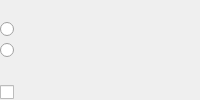
<?xml version="1.0" encoding="UTF-8"?>
<ui version="4.0">
<widget class="QWidget" name="form">
    <layout class="QVBoxLayout">
        <property name="margin"><number>0</number></property>

        <item><widget class="QLabel" name="label"></widget></item>

        <item><widget class="QRadioButton" name="buttonA"></widget></item>
        <item><widget class="QRadioButton" name="buttonB"></widget></item>

        <item><widget class="QLabel"></widget></item>

        <item><widget class="QCheckBox" name="checkbox"></widget></item>
    </layout>
</widget>
</ui>
